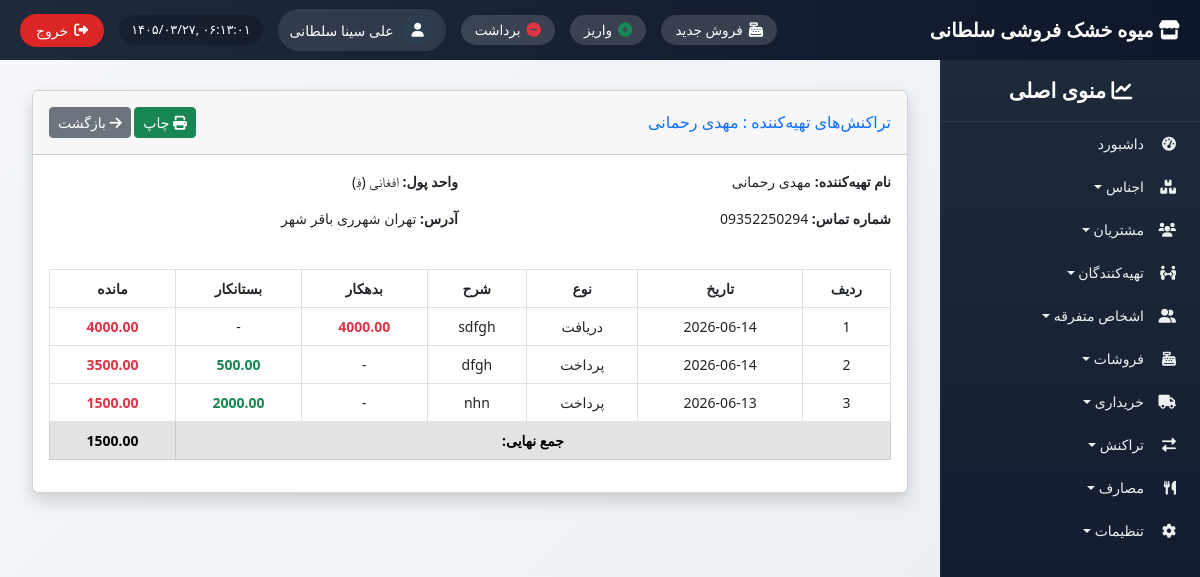
Page /suppliers/transactions/2/ (signed in) on the committed database.
### suppliers/models.py (models this page shows, shortened)
class Supplier(models.Model):
    name = models.CharField(max_length=200, verbose_name="نام تهیه‌کننده")
    phone = models.CharField(max_length=20, blank=True, verbose_name="شماره تماس")
    currency = models.ForeignKey(Currency, on_delete=models.PROTECT, verbose_name="واحد پول")
    address = models.TextField(blank=True, verbose_name="آدرس")
    created_at = models.DateTimeField(auto_now_add=True, verbose_name="تاریخ ثبت")
    class Meta:
        verbose_name = "تهیه‌کننده"
        verbose_name_plural = "تهیه‌کنندگان"

### settings_app/models.py (models this page shows, shortened)
class Currency(models.Model):
    code = models.CharField(max_length=3, unique=True, verbose_name="کد")
    name = models.CharField(max_length=50, verbose_name="نام واحد پول")
    symbol = models.CharField(max_length=5, verbose_name="نماد")
    is_active = models.BooleanField(default=True, verbose_name="فعال")
    class Meta:
        verbose_name = "واحد پول"
        verbose_name_plural = "واحدهای پول"

### transactions/models.py (models this page shows, shortened)
class FinancialTransaction(models.Model):
    TRANSACTION_TYPES = [
        ('IN', 'واریز (جمع به حساب)'),
        ('OUT', 'برداشت از حساب'),
    ]
    PERSON_TYPES = [
        ('CUSTOMER', 'مشتری'),
        ('SUPPLIER', 'تهیه‌کننده'),
        ('MISC', 'متفرقه'),
    ]
    transaction_date = models.DateField(verbose_name="تاریخ تراکنش")
    amount = models.DecimalField(max_digits=12, decimal_places=2, verbose_name="مبلغ")
    transaction_type = models.CharField(max_length=3, choices=TRANSACTION_TYPES, verbose_name="نوع تراکنش")
    person_type = models.CharField(max_length=10, choices=PERSON_TYPES, verbose_name="نوع شخص")
    customer = models.ForeignKey(Customer, on_delete=models.SET_NULL, null=True, blank=True, verbose_name="مشتری")
    supplier = models.ForeignKey(Supplier, on_delete=models.SET_NULL, null=True, blank=True, verbose_name="تهیه‌کننده")
    misc_person = models.ForeignKey(MiscPerson, on_delete=models.SET_NULL, null=True, blank=True, verbose_name="شخص متفرقه")
    description = models.CharField(max_length=255, blank=True, verbose_name="توضیحات")
    date_created = models.DateTimeField(auto_now_add=True, verbose_name="تاریخ ثبت در سیستم")
    created_by = models.ForeignKey(User, on_delete=models.SET_NULL, null=True, verbose_name="ثبت کننده")
    class Meta:
        verbose_name = "تراکنش مالی"
        verbose_name_plural = "تراکنش‌های مالی"
        ordering = ['-transaction_date']

### suppliers/views.py (the view, shortened to what this page needs)
# urls.py: path('transactions/<int:pk>/', views.supplier_transactions, name='supplier_transactions'),
@login_required
def supplier_transactions(request, pk):
    supplier = get_object_or_404(Supplier, pk=pk)
    purchases = PurchaseInvoice.objects.filter(supplier=supplier).order_by('-date')
    payments = FinancialTransaction.objects.filter(supplier=supplier).order_by('-date_created')
    transactions_list = []
    for pay in payments:
        transaction_date = pay.date_created.date() if hasattr(pay.date_created, 'date') else pay.date_created
        if pay.transaction_type == 'OUT':
            transactions_list.append({
                'date': transaction_date,
                'type': 'پرداخت',
                'description': pay.description,
                'debit': None,
                'credit': pay.amount,
                'balance': None,
            })
        else:
            transactions_list.append({
                'date': transaction_date,
                'type': 'دریافت',
                'description': pay.description,
                'debit': pay.amount,
                'credit': None,
                'balance': None,
            })
    transactions_list.sort(key=lambda x: x['date'], reverse=True)
    balance = Decimal('0')
    for item in transactions_list:
        if item['debit']:
            balance += item['debit']
        if item['credit']:
            balance -= item['credit']
        item['balance'] = balance
    return render(request, 'suppliers/supplier_transactions.html', {
        'supplier': supplier,
        'transactions': transactions_list,
    })

### common/templatetags/jcal.py (called while the page is built)
@register.filter
def to_jalali(date):
    if not date:
        return ""
    try:
        jalali_date = jdatetime.date.fromgregorian(date=date)
        month_names = ['حمل', 'ثور', 'جوزا', 'سرطان', 'اسد', 'سنبله',
                       'میزان', 'عقرب', 'قوس', 'جدی', 'دلو', 'حوت']
        return f"{jalali_date.day} {month_names[jalali_date.month - 1]} {jalali_date.year}"
    except:
        return str(date)

### templates/suppliers/supplier_transactions.html (shortened to what this page needs)
{% extends 'base_with_sidebar.html' %}
{% load i18n %}
{% load jcal %}
{% block content %}
<div class="container-fluid" id="print-area">
    <div class="card shadow mb-4">
        <div class="card-header py-3 d-flex justify-content-between align-items-center">
            <h6 class="m-0 font-weight-bold text-primary">
                {% trans "تراکنش‌های تهیه‌کننده" %} : {{ supplier.name }}
            </h6>
            <div>
                <button onclick="window.print()" class="btn btn-sm btn-success">
                    <i class="fas fa-print"></i> {% trans "چاپ" %}
                </button>
                <a href="{% url 'suppliers:supplier_list' %}" class="btn btn-sm btn-secondary">
                    <i class="fas fa-arrow-right"></i> {% trans "بازگشت" %}
                </a>
            </div>
        </div>
        <div class="card-body">
            <div class="row mb-4">
                <div class="col-md-6">
                    <p><strong>{% trans "نام تهیه‌کننده:" %}</strong> {{ supplier.name }}</p>
                    <p><strong>{% trans "شماره تماس:" %}</strong> {{ supplier.phone|default:"-" }}</p>
                </div>
                <div class="col-md-6">
                    <p><strong>{% trans "واحد پول:" %}</strong> {{ supplier.currency.name }} ({{ supplier.currency.symbol }})</p>
                    <p><strong>{% trans "آدرس:" %}</strong> {{ supplier.address|default:"-" }}</p>
                </div>
            </div>
            <div class="table-responsive">
                <table class="table table-bordered table-hover text-center">
                    <thead>
                        <tr>
                            <th>{% trans "ردیف" %}</th>
                            <th>{% trans "تاریخ" %}</th>
                            <th>{% trans "نوع" %}</th>
                            <th>{% trans "شرح" %}</th>
                            <th>{% trans "بدهکار" %}</th>
                            <th>{% trans "بستانکار" %}</th>
                            <th>{% trans "مانده" %}</th>
                        </tr>
                    </thead>
                    <tbody>
                        {% for tr in transactions %}
                        <tr>
                            <td>{{ forloop.counter }}</td>
                            <td>{{ tr.date|to_jalali }}</td>
                            <td>{{ tr.type }}</td>
                            <td>{{ tr.description }}</td>
                            <td class="{% if tr.debit %}text-danger fw-bold{% endif %}">
                                {% if tr.debit %}{{ tr.debit|floatformat:2 }}{% else %}-{% endif %}
                            </td>
                            <td class="{% if tr.credit %}text-success fw-bold{% endif %}">
                                {% if tr.credit %}{{ tr.credit|floatformat:2 }}{% else %}-{% endif %}
                            </td>
                            <td>
                                <strong class="{% if tr.balance > 0 %}text-danger{% elif tr.balance < 0 %}text-success{% else %}text-primary{% endif %}">
                                    {{ tr.balance|floatformat:2 }}
                                </strong>
                            </td>
                        </tr>
                        {% empty %}
                        <tr><td colspan="7" class="text-center">{% trans "هیچ تراکنشی یافت نشد." %}<\/td></tr>
                        {% endfor %}
                    </tbody>
                    <tfoot>
                        <tr class="table-secondary">
                            <th colspan="6">{% trans "جمع نهایی:" %}</th>
                            <th>
                                {% if transactions %}
                                    {% with last=transactions|last %}
                                        <strong>{{ last.balance|floatformat:2 }}</strong>
                                    {% endwith %}
                                {% else %}
                                    0
                                {% endif %}
                            </th>
                        </tr>
                    </tfoot>
                </table>
            </div>
        </div>
    </div>
</div>
{% endblock %}

### templates/base_with_sidebar.html (shortened to what this page needs)
<!DOCTYPE html>
{% load i18n static %}
{% get_current_language as LANGUAGE_CODE %}
<html lang="fa" dir="rtl">
<head>
    <link href="https://cdn.jsdelivr.net/npm/bootstrap@5.2.3/dist/css/bootstrap.rtl.min.css" rel="stylesheet">
    <link rel="stylesheet" href="https://cdnjs.cloudflare.com/ajax/libs/font-awesome/6.0.0/css/all.min.css">
    <link href="https://cdn.jsdelivr.net/gh/rastikerdar/vazir-font@v30.1.0/dist/font-face.css" rel="stylesheet">
</head>
<body>
    <div class="top-navbar">
        <div class="store-name"><i class="fas fa-store"></i> میوه خشک فروشی سلطانی</div>
        <div class="top-nav-left">
            <a href="{% url 'sales:new_sale' %}" class="shortcut-btn" title="فروش جدید"><i class="fas fa-cash-register"></i><span> فروش جدید</span></a>
            <a href="{% url 'transactions:transaction_create_in' %}" class="shortcut-btn" title="واریز"><i class="fas fa-plus-circle text-success"></i><span> واریز</span></a>
            <a href="{% url 'transactions:transaction_create_out' %}" class="shortcut-btn" title="برداشت"><i class="fas fa-minus-circle text-danger"></i><span> برداشت</span></a>
            <div class="admin-info">
                <div class="admin-avatar"><i class="fas fa-user"></i></div>
                <span class="admin-name">{{ user.get_full_name|default:user.username }}</span>
            </div>
            <div class="datetime" id="current-datetime"></div>
            <button type="button" class="logout-btn" id="logoutTrigger"><i class="fas fa-sign-out-alt"></i> <span>خروج</span></button>
        </div>
    </div>
    <div class="sidebar" id="sidebar">
        <div class="sidebar-header"><i class="fas fa-chart-line"></i> منوی اصلی</div>
        <ul class="nav flex-column">
            <li class="nav-item"><a class="nav-link" href="{% url 'dashboard' %}"><i class="fas fa-tachometer-alt"></i> داشبورد</a></li>
            <li class="nav-item dropdown-toggle" data-menu="products"><i class="fas fa-boxes"></i> اجناس</li>
            <li class="nav-item dropdown-toggle" data-menu="customers"><i class="fas fa-users"></i> مشتریان</li>
            <li class="nav-item dropdown-toggle" data-menu="suppliers"><i class="fas fa-people-arrows"></i> تهیه‌کنندگان</li>
            <li class="nav-item dropdown-toggle" data-menu="misc"><i class="fas fa-user-friends"></i> اشخاص متفرقه</li>
            <li class="nav-item dropdown-toggle" data-menu="sales"><i class="fas fa-cash-register"></i> فروشات</li>
            <li class="nav-item dropdown-toggle" data-menu="purchases"><i class="fas fa-truck"></i> خریداری</li>
            <li class="nav-item dropdown-toggle" data-menu="transactions"><i class="fas fa-exchange-alt"></i> تراکنش</li>
            <li class="nav-item dropdown-toggle" data-menu="expenses"><i class="fas fa-utensils"></i> مصارف</li>
            <li class="nav-item dropdown-toggle" data-menu="settings"><i class="fas fa-cog"></i> تنظیمات</li>
        </ul>
    </div>
    <div class="content">
        {% block content %}{% endblock %}
    </div>
</body>
</html>

### templates/base_with_sidebar.html (style rules this page uses)
* { font-family: 'Vazir', 'Tahoma', 'Segoe UI', sans-serif; }
body { background: linear-gradient(135deg, #f5f7fa 0%, #e9edf2 100%); font-size: 14px; padding-top: 70px; margin: 0; height: 100vh; overflow: hidden; }
.top-navbar { position: fixed; top: 0; right: 0; left: 0; height: 60px; background: linear-gradient(90deg, #1e2a3a 0%, #0f172a 100%); z-index: 1050; display: flex; align-items: center; justify-content: space-between; padding: 0 20px; color: white; }
.store-name { font-size: 1.2rem; font-weight: 700; }
.top-nav-left { display: flex; align-items: center; gap: 15px; }
.admin-info { display: flex; align-items: center; gap: 8px; background: rgba(255,255,255,0.1); padding: 5px 12px; border-radius: 40px; }
.admin-avatar { width: 32px; height: 32px; background: #2c3e50; border-radius: 50%; display: flex; align-items: center; justify-content: center; }
.datetime { direction: ltr; background: rgba(0,0,0,0.2); padding: 5px 12px; border-radius: 40px; font-size: 0.8rem; }
.logout-btn { background-color: #dc2626; color: white; border: none; padding: 6px 16px; border-radius: 40px; display: flex; align-items: center; gap: 6px; }
.shortcut-btn { background: rgba(255,255,255,0.15); border: none; color: white; padding: 5px 14px; border-radius: 40px; font-size: 0.85rem; font-weight: 500; transition: 0.2s; display: inline-flex; align-items: center; gap: 6px; text-decoration: none; }
.shortcut-btn i { font-size: 0.9rem; }
.sidebar { position: fixed; top: 60px; right: 0; height: calc(100vh - 60px); width: 260px; background: linear-gradient(180deg, #1e2a3a 0%, #0f172a 100%); color: white; overflow-y: auto; z-index: 1000; transition: 0.3s; border-left: 1px solid rgba(255,255,255,0.05); }
.sidebar-header { padding: 15px 20px; font-size: 1.3rem; font-weight: 600; border-bottom: 1px solid #2d3e50; text-align: center; }
.sidebar .nav-link, .dropdown-toggle { color: #ecf0f1; padding: 8px 16px; border-radius: 10px; margin: 3px 8px; display: flex; align-items: center; cursor: pointer; text-decoration: none; }
.sidebar .nav-link i, .dropdown-toggle i { width: 24px; margin-left: 8px; }
.content { margin-right: 260px; padding: 20px; height: calc(100vh - 60px); overflow-y: auto; }

### rows in the picture
Supplier: name "مهدی رحمانی", phone "09352250294", currency.name "افغانی", currency.symbol "؋", address "تهران شهرری باقر شهر"
FinancialTransaction: description "sdfgh", debit "4000.00"
FinancialTransaction: description "dfgh", credit "500.00"
FinancialTransaction: description "nhn", credit "2000.00"

### other values in the picture
{{ user.get_full_name|default:user.username }} "علی سینا سلطانی"
{{ tr.date|to_jalali }} "2026-06-14" "2026-06-14" "2026-06-13"
{{ tr.type }} "دریافت" "پرداخت" "پرداخت"
{{ tr.balance|floatformat:2 }} "4000.00" "3500.00" "1500.00"
{{ last.balance|floatformat:2 }} "1500.00"
